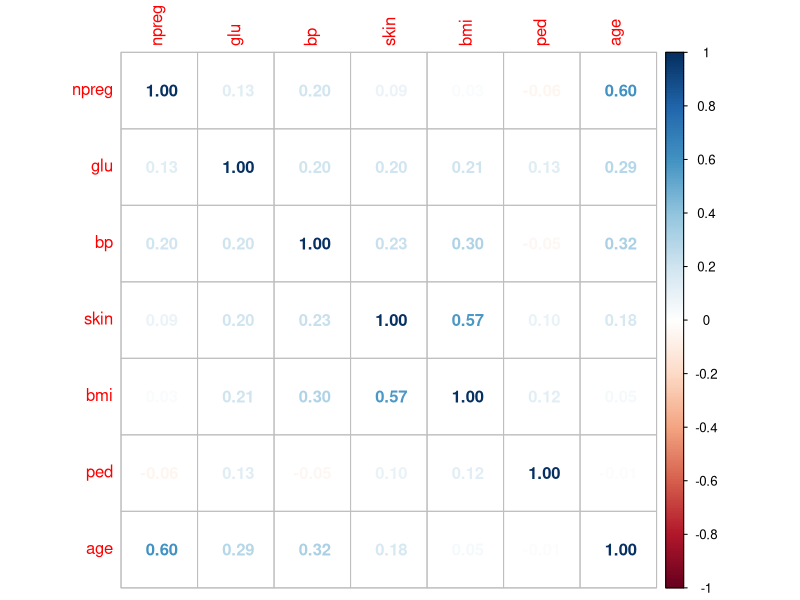

Reproduce this figure in R.
library(MASS)
library(tidyverse)
library(caret)
library(corrplot)

# 加载Pima糖尿病数据------------------------------------------------

pima <- bind_rows(Pima.tr,Pima.tr2,Pima.te)

summary(pima)

# bp字段的NA值用均值填充
pima$bp[which(is.na(pima$bp))] <-  mean(pima$bp, na.rm = T)

# skin字段的NA值用均值填充
pima$skin[which(is.na(pima$skin))] <- mean(pima$skin, na.rm = T)

# bmi字段的NA值用均值填充
pima$bmi[which(is.na(pima$bmi))] <- mean(pima$bmi, na.rm = T)

# 分割数据集--------------------------------------------------------
set.seed(1003)
train_index <- sample.int(nrow(pima), nrow(pima) * 0.7)

pima.train <- pima[train_index,]
pima.test <- pima[-train_index,]

table(pima.train$type)# 检查训练集结果的平衡性

names(pima.train)

corrplot(cor(pima.train[,-8], method = "pearson"), method = "number")

# 标准化------------------------------------------------------------

pima.train[,-8] <- scale(pima.train[,-8])
summary(pima.train)

pima.test[,-8] <- scale(pima.test[,-8])
summary(pima.test)

# 训练模型----------------------------------------------------------

grid <- expand.grid(k = seq(4, 20, by = 1))

control <- trainControl(method = "cv")

set.seed(1004)

knn.pima.train <- caret::train(type ~ ., data = pima.train, method = "knn", trControl = control, tuneGrid = grid)

# k = 5

# 测试---------------------------------------------------------------

knn.pima.test <- predict(knn.pima.train, newdata = pima.test)

table(knn.pima.test == pima.test$type)

(ac <- 192 / 250)

# 测试2--------------------------------------------------------------

knn.pima.test2 <- class::knn(pima.train[, -8], pima.test[, -8], pima.train[, 8], k = 5)

table(knn.pima.test2 == pima.test$type)

(ac <- 190 / 250)
